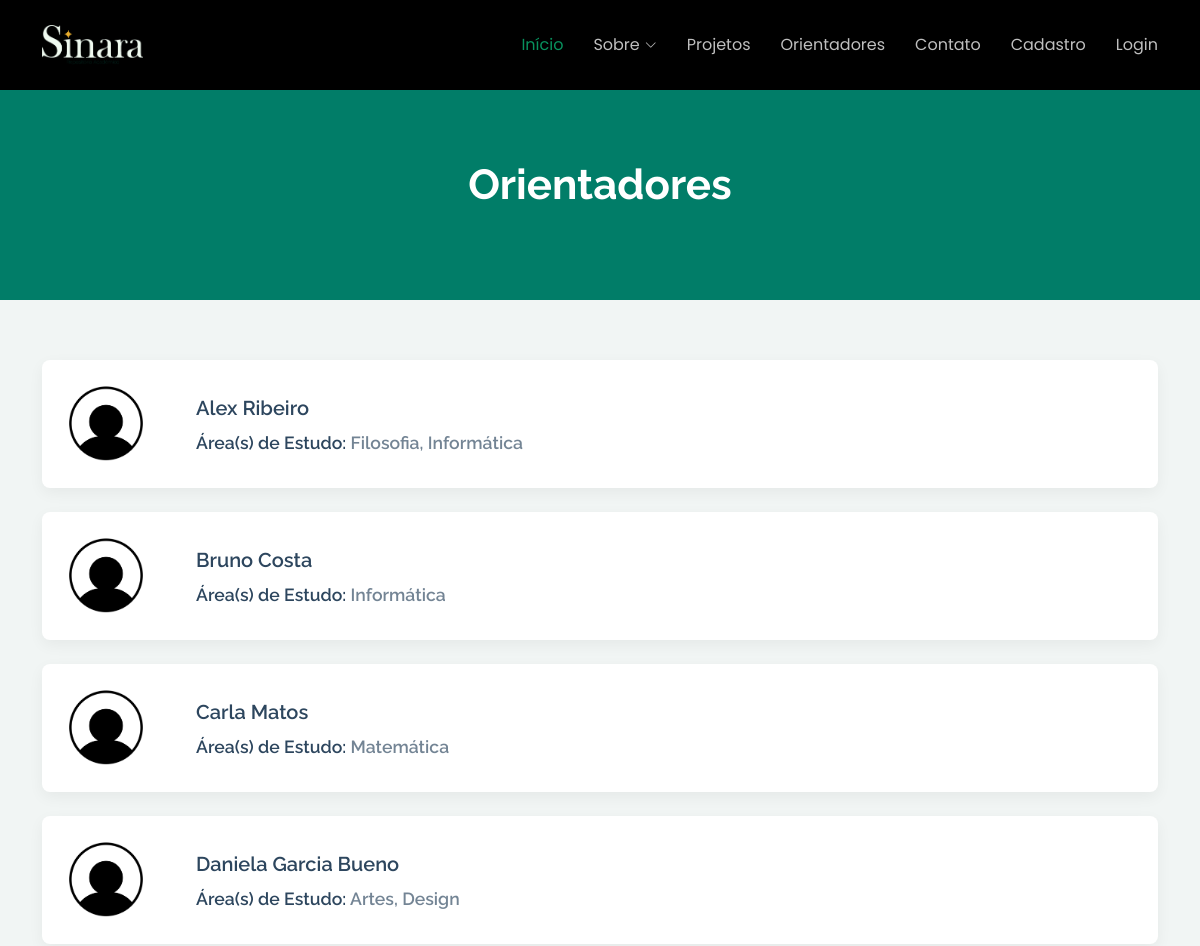
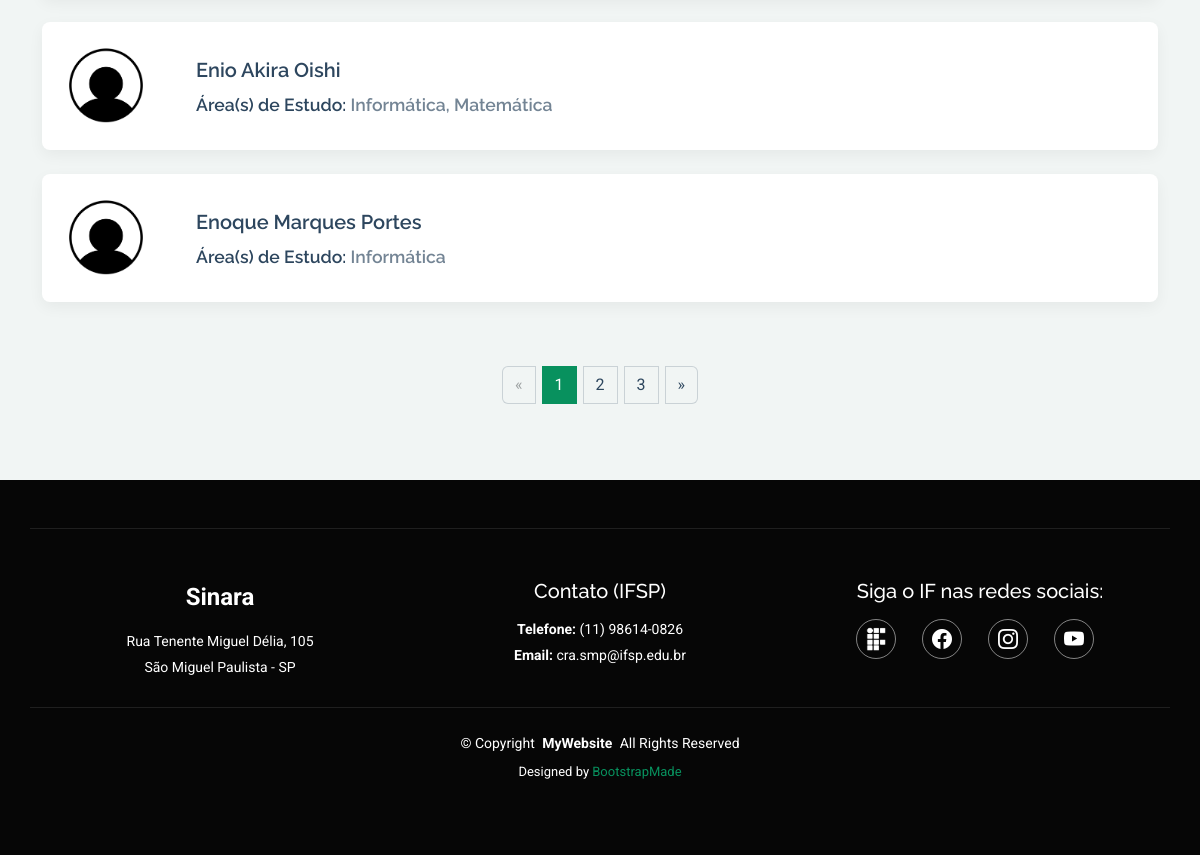
Screenshot of /orientadores.php with the database file from the repository (2 pictures, top to bottom).
### tables this page shows
create table Usuario (
    idUsuario int not null, 
    idFuncao int not null,
    nome varchar(150) not null,
    matricula varchar(20) not null,
    linkCurriculo text,
    emailInstitucional varchar(254),
    senha varchar(255),
    sobre varchar(700),
    dtPubli date not null,
    dtAtual date not null,
    fotoPerfil varchar(150),
    token_recuperacao VARCHAR(255) NULL,
    token_expiracao DATETIME NULL,
    primary key (idUsuario),
    constraint fkFuncao foreign key(idFuncao) references Funcao(idFuncao)
);

### orientadores.php (the view, shortened to what this page needs)
<?php require_once('assets/php/conexao.php');
$conn = conexao();
$sql_usuario = "SELECT u.idUsuario, u.nome, u.fotoPerfil, u.matricula, GROUP_CONCAT(ae.nome ORDER BY ae.nome SEPARATOR ', ') as areas_orientador FROM usuario u
LEFT JOIN areaestudousuario aeu ON u.idUsuario = aeu.idUsuario
LEFT JOIN areaEstudo ae ON ae.idareaEstudo = aeu.idareaEstudo
WHERE senha IS NOT NULL AND senha <> ''
GROUP BY  u.idUsuario, u.nome, u.fotoPerfil, u.matricula
ORDER BY nome ASC";
$resultado = $conn->query($sql_usuario); ?>
<!DOCTYPE html>
<html lang="en">
<head>
  <link href="assets/vendor/bootstrap/css/bootstrap.min.css" rel="stylesheet">
  <link href="assets/vendor/bootstrap-icons/bootstrap-icons.css" rel="stylesheet">
  <link href="assets/vendor/aos/aos.css" rel="stylesheet">
  <link href="assets/vendor/swiper/swiper-bundle.min.css" rel="stylesheet">
  <link href="assets/vendor/glightbox/css/glightbox.min.css" rel="stylesheet">
  <link href="assets/css/main.css" rel="stylesheet">
</head>
<body class="events-page"> <?php include('assets/php/navbar.php'); ?>
  <div class="page-title dark-background">
    <div class="container position-relative">
      <h1>Orientadores</h1>
    </div>
  </div>
  <main class="main">
    <section id="events-2" class="events-2 section">
      <div class="container" data-aos="fade-up" data-aos-delay="100">
        <div class="row g-4">
          <div class="">
            <div class="events-list">
              <?php if ($resultado && $resultado->num_rows > 0): ?>
                <?php while ($orientadores = $resultado->fetch_assoc()): ?>
                  <a href="telaPerfilOrientador.php?id=<?php echo htmlspecialchars($orientadores['idUsuario']); ?>"
                    class="trabalho-clickable-link">
                    <div class="event-item" data-aos="fade-up">
                      <div class="event-content p-4">
                        <img src="<?php echo htmlspecialchars($orientadores['fotoPerfil']); ?>" class="imgOrientador"
                          alt="Foto do Orientador">
                          <div class="nomeAreasOrientador">
                            <h3><?php echo htmlspecialchars($orientadores['nome']); ?></h3>
                            <h3 style="font-size: 1.1rem">Área(s) de Estudo: <span style="color: #2d465eaa;"><?php echo htmlspecialchars($orientadores['areas_orientador']); ?></span></h3>
                          </div>
                      </div>
                    </div>
                  </a>
                <?php endwhile; ?>
              <?php else: ?>
                <?php echo '<p class="text-center">Nenhum orientador cadastrado ainda.</p>'; ?>
              <?php endif; ?>
            </div>
          </div>
          <div class="pagination-wrapper">
            <ul class="pagination justify-content-center"></ul>
          </div>
        </div>
      </div>
    </section>
  </main>
  <footer id="footer" class="footer position-relative dark-background text-center text-white py-5">
    <div class="container footer-top">
      <div class="row gy-4 justify-content-center">
        <div class="col-lg-4 col-md-6">
          <div class="footer-logo mb-3"> <span class="sitename fs-4 fw-bold">Sinara</span> </div>
          <div class="footer-contact">
            <p>Rua Tenente Miguel Délia, 105</p>
            <p>São Miguel Paulista - SP</p>
          </div>
        </div>
        <div class="col-lg-4 col-md-6">
          <h5>Contato (IFSP)</h5>
          <div class="footer-contact pt-2">
            <p><strong>Telefone:</strong> <span> (11) 98614-0826</span></p>
            <p><strong>Email:</strong> <span>cra.smp@ifsp.edu.br</span></p>
          </div>
        </div>
        <div class="col-lg-4 col-md-6">
          <h5>Siga o IF nas redes sociais:</h5>
          <div class="social-links d-flex justify-content-center gap-3 mt-3"> <a href="https://smp.ifsp.edu.br/"
              aria-label="Site"> <img src="assets/img/logo if.png" alt="Logo do site"
                style="width: 20px; height: 24px; filter: brightness(0) invert(1);"></a> <a
              href="https://www.facebook.com/smp.ifsp/?locale=pt_BR" aria-label="Facebook"><i
                class="bi bi-facebook text-white fs-5"></i></a> <a href="https://www.instagram.com/ifspsmp/#"
              aria-label="Instagram"><i class="bi bi-instagram text-white fs-5"></i></a> <a
              href="https://www.youtube.com/channel/UCInQs4AhmS6MC3qJzihkiGw" aria-label="YouTube"><i
                class="bi bi-youtube text-white fs-5"></i></a> </div>
        </div>
      </div>
    </div>
    <div class="container copyright text-center mt-4">
      <p>© <span>Copyright</span> <strong class="px-1 sitename">MyWebsite</strong> <span>All Rights Reserved</span></p>
      <div class="credits">
         Designed by <a
          href="https://bootstrapmade.com/">BootstrapMade</a>
      </div>
    </div>
  </footer>
</body>
</html>

### assets/php/navbar.php (shortened to what this page needs)
<header id="header" class="header d-flex align-items-center fixed-top">
    <div class="container-fluid container-xl position-relative d-flex align-items-center justify-content-between">
        <a href="index.php" class="logo d-flex align-items-center">
            <img src="assets/img/logo.webp" alt="">
        </a>
        <nav id="navmenu" class="navmenu">
            <ul>
                <li><a href="index.php" class="active">Início</a></li>
                <li class="dropdown"><a href="sobre_repositorio.php"><span>Sobre</span> <i
                            class="bi bi-chevron-down toggle-dropdown"></i></a>
                </li>
                <li><a href="projetos.php">Projetos</a></li>
                <li><a href="orientadores.php">Orientadores</a></li>
                <li><a href="#footer">Contato</a></li>
                 <?php if (!isset($_SESSION['user_matricula'])): ?>
                    <li><a href="cadastro.php">Cadastro</a></li>
                    <li><a href="login.php">Login</a></li>
                <?php endif; ?>
            </ul>
        </nav>
    </div>
</header>

### orientadores.php (style rules this page uses)
.event-content { display: flex; align-items: center; gap: 50px; }
.imgOrientador { width: 80px; height: 80px; border-radius: 50%; object-fit: cover; }
.nomeAreasOrientador { display: flex; flex-direction: column; height: 100%; justify-content:space-evenly; }
.nomeAreasOrientador h3 { margin-bottom: 0!important; }

### rows the page displays
usuario: fotoPerfil (picture), nome "Alex Ribeiro", areas_orientador "Filosofia, Informática"
usuario: fotoPerfil (picture), nome "Bruno Costa", areas_orientador "Informática"
usuario: fotoPerfil (picture), nome "Carla Matos", areas_orientador "Matemática"
usuario: fotoPerfil (picture), nome "Daniela Garcia Bueno", areas_orientador "Artes, Design"
usuario: fotoPerfil (picture), nome "Enio Akira Oishi", areas_orientador "Informática, Matemática"
usuario: fotoPerfil (picture), nome "Enoque Marques Portes", areas_orientador "Informática"
